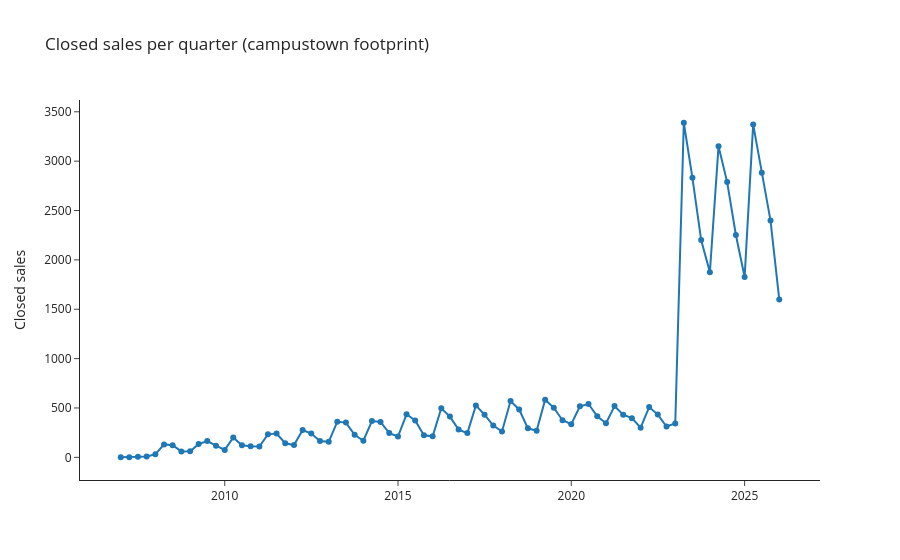

The cell this chart's notebook holds for it:
### Markdown cell above
Quarterly sale volume to confirm we have enough recent data to model.

### Code cell
sold_cycles["sold_quarter"] = (
    sold_cycles["sold_date"].dt.to_period("Q").dt.to_timestamp()
)
ts = sold_cycles.groupby("sold_quarter", as_index=False).size()
fig = px.line(
    ts,
    x="sold_quarter",
    y="size",
    title="Closed sales per quarter (campustown footprint)",
    labels={"sold_quarter": "", "size": "Closed sales"},
    markers=True,
)
fig.show()

### Figure 1 — Plotly figure (JSON) as saved in the notebook; plotly's stock layout.template omitted (floating-point values rounded to 4 significant figures)
{"data": [{"hovertemplate": "=%{x}<br>Closed sales=%{y}<extra></extra>", "legendgroup": "", "line": {"color": "#1F77B4", "dash": "solid"}, "marker": {"symbol": "circle"}, "mode": "lines+markers", "name": "", "orientation": "v", "showlegend": false, "type": "scatter", "x": ["2007-01-01T00:00:00", "2007-04-01T00:00:00", "2007-07-01T00:00:00", "2007-10-01T00:00:00", "2008-01-01T00:00:00", "2008-04-01T00:00:00", "2008-07-01T00:00:00", "2008-10-01T00:00:00", "2009-01-01T00:00:00", "2009-04-01T00:00:00", "2009-07-01T00:00:00", "2009-10-01T00:00:00", "2010-01-01T00:00:00", "2010-04-01T00:00:00", "2010-07-01T00:00:00", "2010-10-01T00:00:00", "2011-01-01T00:00:00", "2011-04-01T00:00:00", "2011-07-01T00:00:00", "2011-10-01T00:00:00", "2012-01-01T00:00:00", "2012-04-01T00:00:00", "2012-07-01T00:00:00", "2012-10-01T00:00:00", "2013-01-01T00:00:00", "2013-04-01T00:00:00", "2013-07-01T00:00:00", "2013-10-01T00:00:00", "2014-01-01T00:00:00", "2014-04-01T00:00:00", "2014-07-01T00:00:00", "2014-10-01T00:00:00", "2015-01-01T00:00:00", "2015-04-01T00:00:00", "2015-07-01T00:00:00", "2015-10-01T00:00:00", "2016-01-01T00:00:00", "2016-04-01T00:00:00", "2016-07-01T00:00:00", "2016-10-01T00:00:00", "2017-01-01T00:00:00", "2017-04-01T00:00:00", "2017-07-01T00:00:00", "2017-10-01T00:00:00", "2018-01-01T00:00:00", "2018-04-01T00:00:00", "2018-07-01T00:00:00", "2018-10-01T00:00:00", "2019-01-01T00:00:00", "2019-04-01T00:00:00", "2019-07-01T00:00:00", "2019-10-01T00:00:00", "2020-01-01T00:00:00", "2020-04-01T00:00:00", "2020-07-01T00:00:00", "2020-10-01T00:00:00", "2021-01-01T00:00:00", "2021-04-01T00:00:00", "2021-07-01T00:00:00", "2021-10-01T00:00:00", "2022-01-01T00:00:00", "2022-04-01T00:00:00", "2022-07-01T00:00:00", "2022-10-01T00:00:00", "2023-01-01T00:00:00", "2023-04-01T00:00:00", "2023-07-01T00:00:00", "2023-10-01T00:00:00", "2024-01-01T00:00:00", "2024-04-01T00:00:00", "2024-07-01T00:00:00", "2024-10-01T00:00:00", "2025-01-01T00:00:00", "2025-04-01T00:00:00", "2025-07-01T00:00:00", "2025-10-01T00:00:00", "2026-01-01T00:00:00"], "xaxis": "x", "y": [1, 1, 5, 9, 31, 131, 123, 60, 61, 134, 165, 118, 75, 201, 122, 113, 110, 233, 241, 143, 125, 276, 241, 165, 157, 361, 352, 228, 168, 367, 359, 246, 211, 436, 373, 224, 213, 497, 413, 281, 246, 526, 432, 322, 262, 570, 485, 294, 270, 584, 502, 376, 336, 517, 540, 416, 345, 519, 432, 397, 301, 509, 433, 312, 344, 3389, 2831, 2201, 1875, 3150, 2788, 2252, 1826, 3372, 2882, 2398, 1599], "yaxis": "y"}], "layout": {"legend": {"tracegroupgap": 0}, "title": {"text": "Closed sales per quarter (campustown footprint)"}, "xaxis": {"anchor": "y", "domain": [0.0, 1.0], "title": {"text": ""}}, "yaxis": {"anchor": "x", "domain": [0.0, 1.0], "title": {"text": "Closed sales"}}}}
